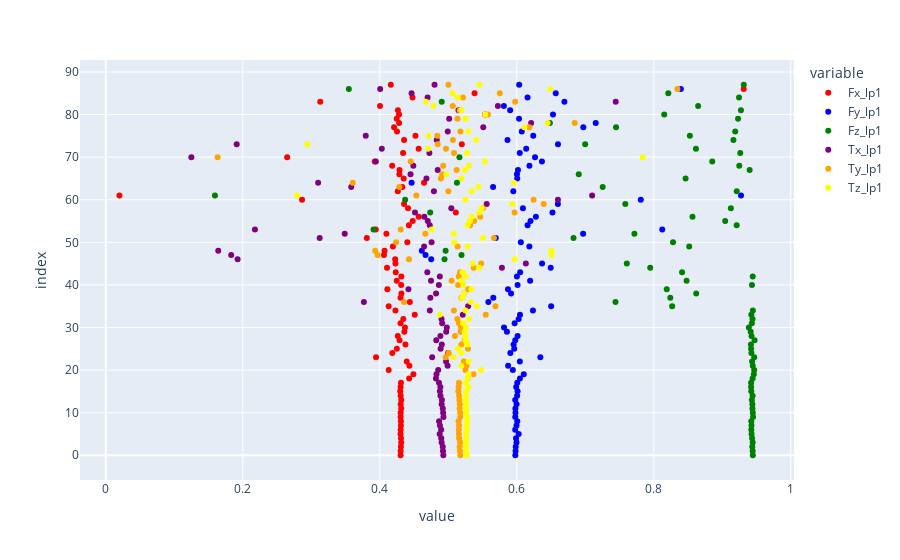
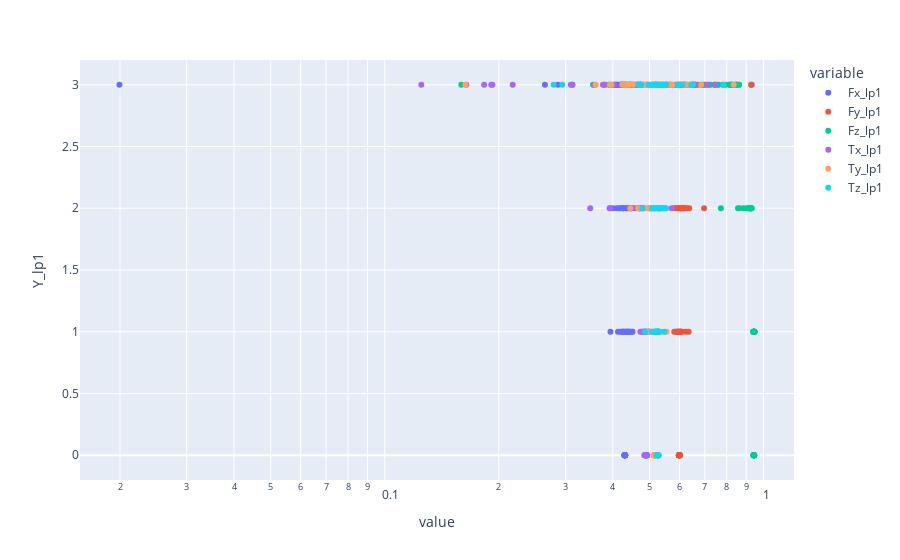

Write notebook code for charts like these, in order.
### Markdown cell above
lp1

### Code cell
dic = {"Fx_lp1": "red", "Fy_lp1": "blue" , "Fz_lp1": "green" , "Tx_lp1": "black", "Tx_lp1": "purple", "Ty_lp1": "orange", "Tz_lp1": "yellow"}
lp1_scatter = plty.scatter(X_lp1_df, x = ["Fx_lp1", "Fy_lp1", "Fz_lp1", "Tx_lp1", "Ty_lp1", "Tz_lp1"],  color_discrete_map= dic)
lp1_logscatter = plty.scatter(X_lp1_df,  x = ["Fx_lp1", "Fy_lp1", "Fz_lp1", "Tx_lp1", "Ty_lp1", "Tz_lp1"] , y= "Y_lp1", log_x=True)
lp1_scatter.show()
lp1_logscatter.show()
